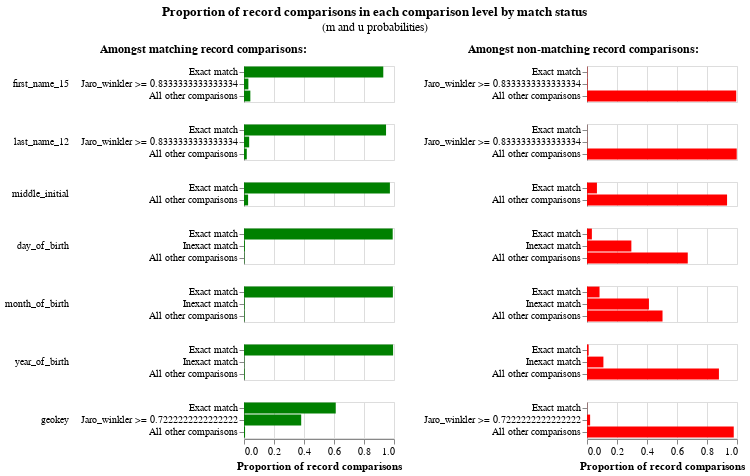

This figure's notebook cell:
### Code cell
linker.m_u_parameters_chart()

### Figure 1 — Vega-Lite specification as saved in the notebook (floating-point values rounded to 4 significant figures)
{"config": {"view": {"continuousWidth": 300, "continuousHeight": 300, "discreteHeight": 300, "discreteWidth": 400}, "header": {"title": null}, "title": {"anchor": "middle", "offset": 10}}, "hconcat": [{"mark": "bar", "encoding": {"color": {"value": "green"}, "row": {"field": "comparison_name", "header": {"labelAlign": "left", "labelAnchor": "middle", "labelAngle": 0}, "sort": {"field": "comparison_sort_order"}, "type": "nominal"}, "tooltip": [{"field": "m_probability_description", "title": "m probability description", "type": "nominal"}, {"field": "comparison_name", "title": "Comparison column name", "type": "nominal"}, {"field": "label_for_charts", "title": "Label", "type": "ordinal"}, {"field": "sql_condition", "title": "SQL condition", "type": "nominal"}, {"field": "m_probability", "format": ".4p", "title": "m probability", "type": "quantitative"}, {"field": "u_probability", "format": ".4p", "title": "u probability", "type": "quantitative"}, {"field": "bayes_factor", "format": ",.4f", "title": "Bayes factor = m/u", "type": "quantitative"}, {"field": "log2_bayes_factor", "format": ",.4f", "title": "Match weight = log2(m/u)", "type": "quantitative"}], "x": {"axis": {"title": "Proportion of record comparisons"}, "field": "m_probability", "type": "quantitative"}, "y": {"axis": {"title": null}, "field": "label_for_charts", "sort": {"field": "comparison_vector_value", "order": "descending"}, "type": "nominal"}}, "height": {"step": 12}, "resolve": {"scale": {"y": "independent"}}, "title": {"text": "Amongst matching record comparisons:", "fontSize": 12, "fontWeight": "bold"}, "transform": [{"filter": "(datum.bayes_factor != 'no-op filter due to vega lite issue 4680')"}], "width": 150}, {"mark": "bar", "encoding": {"color": {"value": "red"}, "row": {"field": "comparison_name", "header": {"labels": false}, "sort": {"field": "comparison_sort_order"}, "type": "nominal"}, "tooltip": [{"field": "u_probability_description", "title": "u probability description", "type": "nominal"}, {"field": "comparison_name", "title": "Comparison column name", "type": "nominal"}, {"field": "label_for_charts", "title": "Label", "type": "ordinal"}, {"field": "sql_condition", "title": "SQL condition", "type": "nominal"}, {"field": "m_probability", "format": ".4p", "title": "m probability", "type": "quantitative"}, {"field": "u_probability", "format": ".4p", "title": "u probability", "type": "quantitative"}, {"field": "bayes_factor", "format": ",.4f", "title": "Bayes factor = m/u", "type": "quantitative"}, {"field": "log2_bayes_factor", "format": ",.4f", "title": "Match weight = log2(m/u)", "type": "quantitative"}], "x": {"axis": {"title": "Proportion of record comparisons"}, "field": "u_probability", "type": "quantitative"}, "y": {"axis": {"title": null}, "field": "label_for_charts", "sort": {"field": "comparison_vector_value", "order": "descending"}, "type": "nominal"}}, "height": {"step": 12}, "resolve": {"scale": {"y": "independent"}}, "title": {"text": "Amongst non-matching record comparisons:", "fontSize": 12, "fontWeight": "bold"}, "transform": [{"filter": "(datum.bayes_factor != 'no-op filter2 due to vega lite issue 4680')"}], "width": 150}], "data": {"name": "data-4c8420cf38daf8ca291c0b8107d1f0f1"}, "title": {"text": "Proportion of record comparisons in each comparison level by match status", "subtitle": "(m and u probabilities)"}, "$schema": "https://vega.github.io/schema/vega-lite/v5.9.3.json", "datasets": {"data-4c8420cf38daf8ca291c0b8107d1f0f1": [{"comparison_name": "first_name_15", "sql_condition": "`first_name_15_l` = `first_name_15_r`", "label_for_charts": "Exact match", "m_probability": 0.9286, "u_probability": 0.002008, "m_probability_description": "Amongst matching record comparisons, 92.86% of records are in the exact match comparison level", "u_probability_description": "Amongst non-matching record comparisons, 0.20% of records are in the exact match comparison level", "has_tf_adjustments": false, "tf_adjustment_column": null, "tf_adjustment_weight": 1.0, "is_null_level": false, "bayes_factor": 462.5, "log2_bayes_factor": 8.853, "comparison_vector_value": 2, "max_comparison_vector_value": 2, "bayes_factor_description": "If comparison level is `exact match` then comparison is 462.48 times more likely to be a match", "probability_two_random_records_match": 1.842e-07, "comparison_sort_order": 0}, {"comparison_name": "first_name_15", "sql_condition": "jaro_winkler(`first_name_15_l`, `first_name_15_r`) >= 0.8333333333333334", "label_for_charts": "Jaro_winkler >= 0.8333333333333334", "m_probability": 0.02914, "u_probability": 0.003173, "m_probability_description": "Amongst matching record comparisons, 2.91% of records are in the jaro_winkler >= 0.8333333333333334 comparison level", "u_probability_description": "Amongst non-matching record comparisons, 0.32% of records are in the jaro_winkler >= 0.8333333333333334 comparison level", "has_tf_adjustments": false, "tf_adjustment_column": null, "tf_adjustment_weight": 1.0, "is_null_level": false, "bayes_factor": 9.185, "log2_bayes_factor": 3.199, "comparison_vector_value": 1, "max_comparison_vector_value": 2, "bayes_factor_description": "If comparison level is `jaro_winkler >= 0.8333333333333334` then comparison is 9.18 times more likely to be a match", "probability_two_random_records_match": 1.842e-07, "comparison_sort_order": 0}, {"comparison_name": "first_name_15", "sql_condition": "ELSE", "label_for_charts": "All other comparisons", "m_probability": 0.04229, "u_probability": 0.9948, "m_probability_description": "Amongst matching record comparisons, 4.23% of records are in the all other comparisons comparison level", "u_probability_description": "Amongst non-matching record comparisons, 99.48% of records are in the all other comparisons comparison level", "has_tf_adjustments": false, "tf_adjustment_column": null, "tf_adjustment_weight": 1.0, "is_null_level": false, "bayes_factor": 0.04251, "log2_bayes_factor": -4.556, "comparison_vector_value": 0, "max_comparison_vector_value": 2, "bayes_factor_description": "If comparison level is `all other comparisons` then comparison is  23.53 times less likely to be a match", "probability_two_random_records_match": 1.842e-07, "comparison_sort_order": 0}, {"comparison_name": "last_name_12", "sql_condition": "`last_name_12_l` = `last_name_12_r`", "label_for_charts": "Exact match", "m_probability": 0.9469, "u_probability": 0.0006057, "m_probability_description": "Amongst matching record comparisons, 94.69% of records are in the exact match comparison level", "u_probability_description": "Amongst non-matching record comparisons, 0.06% of records are in the exact match comparison level", "has_tf_adjustments": false, "tf_adjustment_column": null, "tf_adjustment_weight": 1.0, "is_null_level": false, "bayes_factor": 1563.0, "log2_bayes_factor": 10.61, "comparison_vector_value": 2, "max_comparison_vector_value": 2, "bayes_factor_description": "If comparison level is `exact match` then comparison is 1,563.34 times more likely to be a match", "probability_two_random_records_match": 1.842e-07, "comparison_sort_order": 1}, {"comparison_name": "last_name_12", "sql_condition": "jaro_winkler(`last_name_12_l`, `last_name_12_r`) >= 0.8333333333333334", "label_for_charts": "Jaro_winkler >= 0.8333333333333334", "m_probability": 0.03451, "u_probability": 0.001286, "m_probability_description": "Amongst matching record comparisons, 3.45% of records are in the jaro_winkler >= 0.8333333333333334 comparison level", "u_probability_description": "Amongst non-matching record comparisons, 0.13% of records are in the jaro_winkler >= 0.8333333333333334 comparison level", "has_tf_adjustments": false, "tf_adjustment_column": null, "tf_adjustment_weight": 1.0, "is_null_level": false, "bayes_factor": 26.84, "log2_bayes_factor": 4.746, "comparison_vector_value": 1, "max_comparison_vector_value": 2, "bayes_factor_description": "If comparison level is `jaro_winkler >= 0.8333333333333334` then comparison is 26.84 times more likely to be a match", "probability_two_random_records_match": 1.842e-07, "comparison_sort_order": 1}, {"comparison_name": "last_name_12", "sql_condition": "ELSE", "label_for_charts": "All other comparisons", "m_probability": 0.01854, "u_probability": 0.9981, "m_probability_description": "Amongst matching record comparisons, 1.85% of records are in the all other comparisons comparison level", "u_probability_description": "Amongst non-matching record comparisons, 99.81% of records are in the all other comparisons comparison level", "has_tf_adjustments": false, "tf_adjustment_column": null, "tf_adjustment_weight": 1.0, "is_null_level": false, "bayes_factor": 0.01857, "log2_bayes_factor": -5.751, "comparison_vector_value": 0, "max_comparison_vector_value": 2, "bayes_factor_description": "If comparison level is `all other comparisons` then comparison is  53.84 times less likely to be a match", "probability_two_random_records_match": 1.842e-07, "comparison_sort_order": 1}, {"comparison_name": "middle_initial", "sql_condition": "`middle_initial_l` = `middle_initial_r`", "label_for_charts": "Exact match", "m_probability": 0.9727, "u_probability": 0.06626, "m_probability_description": "Amongst matching record comparisons, 97.27% of records are in the exact match comparison level", "u_probability_description": "Amongst non-matching record comparisons, 6.63% of records are in the exact match comparison level", "has_tf_adjustments": false, "tf_adjustment_column": null, "tf_adjustment_weight": 1.0, "is_null_level": false, "bayes_factor": 14.68, "log2_bayes_factor": 3.876, "comparison_vector_value": 1, "max_comparison_vector_value": 1, "bayes_factor_description": "If comparison level is `exact match` then comparison is 14.68 times more likely to be a match", "probability_two_random_records_match": 1.842e-07, "comparison_sort_order": 2}, {"comparison_name": "middle_initial", "sql_condition": "ELSE", "label_for_charts": "All other comparisons", "m_probability": 0.02729, "u_probability": 0.9337, "m_probability_description": "Amongst matching record comparisons, 2.73% of records are in the all other comparisons comparison level", "u_probability_description": "Amongst non-matching record comparisons, 93.37% of records are in the all other comparisons comparison level", "has_tf_adjustments": false, "tf_adjustment_column": null, "tf_adjustment_weight": 1.0, "is_null_level": false, "bayes_factor": 0.02923, "log2_bayes_factor": -5.096, "comparison_vector_value": 0, "max_comparison_vector_value": 1, "bayes_factor_description": "If comparison level is `all other comparisons` then comparison is  34.21 times less likely to be a match", "probability_two_random_records_match": 1.842e-07, "comparison_sort_order": 2}, {"comparison_name": "day_of_birth", "sql_condition": "`day_of_birth_l` = `day_of_birth_r`", "label_for_charts": "Exact match", "m_probability": 0.9914, "u_probability": 0.03253, "m_probability_description": "Amongst matching record comparisons, 99.14% of records are in the exact match comparison level", "u_probability_description": "Amongst non-matching record comparisons, 3.25% of records are in the exact match comparison level", "has_tf_adjustments": false, "tf_adjustment_column": null, "tf_adjustment_weight": 1.0, "is_null_level": false, "bayes_factor": 30.48, "log2_bayes_factor": 4.93, "comparison_vector_value": 2, "max_comparison_vector_value": 2, "bayes_factor_description": "If comparison level is `exact match` then comparison is 30.48 times more likely to be a match", "probability_two_random_records_match": 1.842e-07, "comparison_sort_order": 3}, {"comparison_name": "day_of_birth", "sql_condition": "abs(day_of_birth_l - day_of_birth_r) <= 5", "label_for_charts": "Inexact match", "m_probability": 0.005873, "u_probability": 0.2957, "m_probability_description": "Amongst matching record comparisons, 0.59% of records are in the inexact match comparison level", "u_probability_description": "Amongst non-matching record comparisons, 29.57% of records are in the inexact match comparison level", "has_tf_adjustments": false, "tf_adjustment_column": null, "tf_adjustment_weight": 1.0, "is_null_level": false, "bayes_factor": 0.01986, "log2_bayes_factor": -5.654, "comparison_vector_value": 1, "max_comparison_vector_value": 2, "bayes_factor_description": "If comparison level is `inexact match` then comparison is  50.36 times less likely to be a match", "probability_two_random_records_match": 1.842e-07, "comparison_sort_order": 3}, {"comparison_name": "day_of_birth", "sql_condition": "ELSE", "label_for_charts": "All other comparisons", "m_probability": 0.002767, "u_probability": 0.6717, "m_probability_description": "Amongst matching record comparisons, 0.28% of records are in the all other comparisons comparison level", "u_probability_description": "Amongst non-matching record comparisons, 67.17% of records are in the all other comparisons comparison level", "has_tf_adjustments": false, "tf_adjustment_column": null, "tf_adjustment_weight": 1.0, "is_null_level": false, "bayes_factor": 0.004119, "log2_bayes_factor": -7.923, "comparison_vector_value": 0, "max_comparison_vector_value": 2, "bayes_factor_description": "If comparison level is `all other comparisons` then comparison is  242.75 times less likely to be a match", "probability_two_random_records_match": 1.842e-07, "comparison_sort_order": 3}, {"comparison_name": "month_of_birth", "sql_condition": "`month_of_birth_l` = `month_of_birth_r`", "label_for_charts": "Exact match", "m_probability": 0.9925, "u_probability": 0.0835, "m_probability_description": "Amongst matching record comparisons, 99.25% of records are in the exact match comparison level", "u_probability_description": "Amongst non-matching record comparisons, 8.35% of records are in the exact match comparison level", "has_tf_adjustments": false, "tf_adjustment_column": null, "tf_adjustment_weight": 1.0, "is_null_level": false, "bayes_factor": 11.89, "log2_bayes_factor": 3.571, "comparison_vector_value": 2, "max_comparison_vector_value": 2, "bayes_factor_description": "If comparison level is `exact match` then comparison is 11.89 times more likely to be a match", "probability_two_random_records_match": 1.842e-07, "comparison_sort_order": 4}, {"comparison_name": "month_of_birth", "sql_condition": "abs(month_of_birth_l - month_of_birth_r) <= 3", "label_for_charts": "Inexact match", "m_probability": 0.004088, "u_probability": 0.413, "m_probability_description": "Amongst matching record comparisons, 0.41% of records are in the inexact match comparison level", "u_probability_description": "Amongst non-matching record comparisons, 41.30% of records are in the inexact match comparison level", "has_tf_adjustments": false, "tf_adjustment_column": null, "tf_adjustment_weight": 1.0, "is_null_level": false, "bayes_factor": 0.0099, "log2_bayes_factor": -6.658, "comparison_vector_value": 1, "max_comparison_vector_value": 2, "bayes_factor_description": "If comparison level is `inexact match` then comparison is  101.01 times less likely to be a match", "probability_two_random_records_match": 1.842e-07, "comparison_sort_order": 4}, {"comparison_name": "month_of_birth", "sql_condition": "ELSE", "label_for_charts": "All other comparisons", "m_probability": 0.00338, "u_probability": 0.5035, "m_probability_description": "Amongst matching record comparisons, 0.34% of records are in the all other comparisons comparison level", "u_probability_description": "Amongst non-matching record comparisons, 50.35% of records are in the all other comparisons comparison level", "has_tf_adjustments": false, "tf_adjustment_column": null, "tf_adjustment_weight": 1.0, "is_null_level": false, "bayes_factor": 0.006713, "log2_bayes_factor": -7.219, "comparison_vector_value": 0, "max_comparison_vector_value": 2, "bayes_factor_description": "If comparison level is `all other comparisons` then comparison is  148.96 times less likely to be a match", "probability_two_random_records_match": 1.842e-07, "comparison_sort_order": 4}, {"comparison_name": "year_of_birth", "sql_condition": "`year_of_birth_l` = `year_of_birth_r`", "label_for_charts": "Exact match", "m_probability": 0.994, "u_probability": 0.01108, "m_probability_description": "Amongst matching record comparisons, 99.40% of records are in the exact match comparison level", "u_probability_description": "Amongst non-matching record comparisons, 1.11% of records are in the exact match comparison level", "has_tf_adjustments": false, "tf_adjustment_column": null, "tf_adjustment_weight": 1.0, "is_null_level": false, "bayes_factor": 89.68, "log2_bayes_factor": 6.487, "comparison_vector_value": 2, "max_comparison_vector_value": 2, "bayes_factor_description": "If comparison level is `exact match` then comparison is 89.68 times more likely to be a match", "probability_two_random_records_match": 1.842e-07, "comparison_sort_order": 5}, {"comparison_name": "year_of_birth", "sql_condition": "abs(year_of_birth_l - year_of_birth_r) <= 5", "label_for_charts": "Inexact match", "m_probability": 0.001976, "u_probability": 0.1094, "m_probability_description": "Amongst matching record comparisons, 0.20% of records are in the inexact match comparison level", "u_probability_description": "Amongst non-matching record comparisons, 10.94% of records are in the inexact match comparison level", "has_tf_adjustments": false, "tf_adjustment_column": null, "tf_adjustment_weight": 1.0, "is_null_level": false, "bayes_factor": 0.01807, "log2_bayes_factor": -5.791, "comparison_vector_value": 1, "max_comparison_vector_value": 2, "bayes_factor_description": "If comparison level is `inexact match` then comparison is  55.36 times less likely to be a match", "probability_two_random_records_match": 1.842e-07, "comparison_sort_order": 5}, {"comparison_name": "year_of_birth", "sql_condition": "ELSE", "label_for_charts": "All other comparisons", "m_probability": 0.004064, "u_probability": 0.8795, "m_probability_description": "Amongst matching record comparisons, 0.41% of records are in the all other comparisons comparison level", "u_probability_description": "Amongst non-matching record comparisons, 87.95% of records are in the all other comparisons comparison level", "has_tf_adjustments": false, "tf_adjustment_column": null, "tf_adjustment_weight": 1.0, "is_null_level": false, "bayes_factor": 0.00462, "log2_bayes_factor": -7.758, "comparison_vector_value": 0, "max_comparison_vector_value": 2, "bayes_factor_description": "If comparison level is `all other comparisons` then comparison is  216.43 times less likely to be a match", "probability_two_random_records_match": 1.842e-07, "comparison_sort_order": 5}, {"comparison_name": "geokey", "sql_condition": "`geokey_l` = `geokey_r`", "label_for_charts": "Exact match", "m_probability": 0.6116, "u_probability": 0.0008193, "m_probability_description": "Amongst matching record comparisons, 61.16% of records are in the exact match comparison level", "u_probability_description": "Amongst non-matching record comparisons, 0.08% of records are in the exact match comparison level", "has_tf_adjustments": false, "tf_adjustment_column": null, "tf_adjustment_weight": 1.0, "is_null_level": false, "bayes_factor": 746.5, "log2_bayes_factor": 9.544, "comparison_vector_value": 2, "max_comparison_vector_value": 2, "bayes_factor_description": "If comparison level is `exact match` then comparison is 746.52 times more likely to be a match", "probability_two_random_records_match": 1.842e-07, "comparison_sort_order": 6}, {"comparison_name": "geokey", "sql_condition": "jaro_winkler(`geokey_l`, `geokey_r`) >= 0.7222222222222222", "label_for_charts": "Jaro_winkler >= 0.7222222222222222", "m_probability": 0.3813, "u_probability": 0.02082, "m_probability_description": "Amongst matching record comparisons, 38.13% of records are in the jaro_winkler >= 0.7222222222222222 comparison level", "u_probability_description": "Amongst non-matching record comparisons, 2.08% of records are in the jaro_winkler >= 0.7222222222222222 comparison level", "has_tf_adjustments": false, "tf_adjustment_column": null, "tf_adjustment_weight": 1.0, "is_null_level": false, "bayes_factor": 18.31, "log2_bayes_factor": 4.195, "comparison_vector_value": 1, "max_comparison_vector_value": 2, "bayes_factor_description": "If comparison level is `jaro_winkler >= 0.7222222222222222` then comparison is 18.31 times more likely to be a match", "probability_two_random_records_match": 1.842e-07, "comparison_sort_order": 6}, {"comparison_name": "geokey", "sql_condition": "ELSE", "label_for_charts": "All other comparisons", "m_probability": 0.007039, "u_probability": 0.9784, "m_probability_description": "Amongst matching record comparisons, 0.70% of records are in the all other comparisons comparison level", "u_probability_description": "Amongst non-matching record comparisons, 97.84% of records are in the all other comparisons comparison level", "has_tf_adjustments": false, "tf_adjustment_column": null, "tf_adjustment_weight": 1.0, "is_null_level": false, "bayes_factor": 0.007194, "log2_bayes_factor": -7.119, "comparison_vector_value": 0, "max_comparison_vector_value": 2, "bayes_factor_description": "If comparison level is `all other comparisons` then comparison is  139.00 times less likely to be a match", "probability_two_random_records_match": 1.842e-07, "comparison_sort_order": 6}]}}
